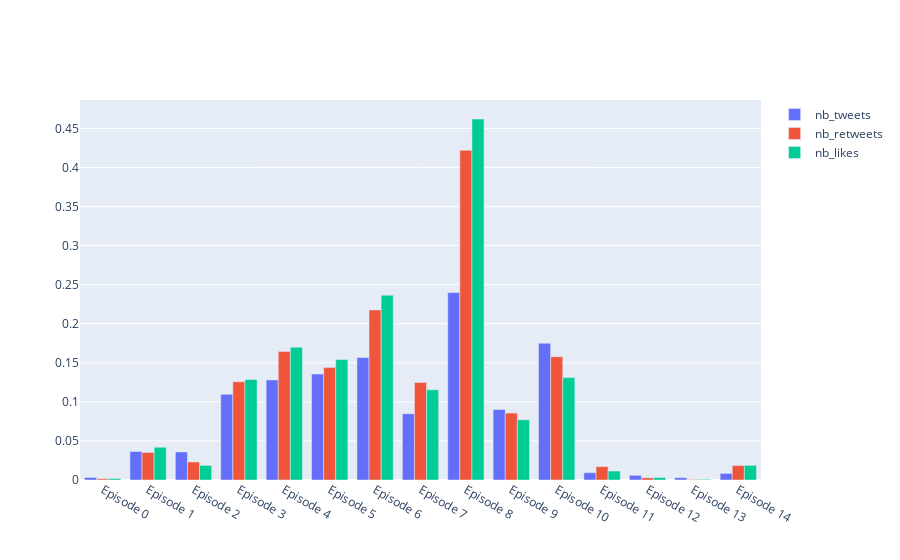

Write notebook code for a chart like this one.
### Code cell
get_all_reactions('Coumba', 14, dfs)

### Figure 1 — Plotly figure (JSON) as saved in the notebook; plotly's stock layout.template omitted (floating-point values rounded to 4 significant figures)
{"data": [{"name": "nb_tweets", "type": "bar", "x": ["Episode 0", "Episode 1", "Episode 2", "Episode 3", "Episode 4", "Episode 5", "Episode 6", "Episode 7", "Episode 8", "Episode 9", "Episode 10", "Episode 11", "Episode 12", "Episode 13", "Episode 14"], "y": [0.003264, 0.03652, 0.03589, 0.1097, 0.128, 0.1357, 0.1567, 0.08483, 0.2398, 0.09024, 0.1751, 0.009334, 0.005974, 0.003017, 0.008471]}, {"name": "nb_retweets", "type": "bar", "x": ["Episode 0", "Episode 1", "Episode 2", "Episode 3", "Episode 4", "Episode 5", "Episode 6", "Episode 7", "Episode 8", "Episode 9", "Episode 10", "Episode 11", "Episode 12", "Episode 13", "Episode 14"], "y": [0.001623, 0.03524, 0.02312, 0.1257, 0.1646, 0.1439, 0.2176, 0.1248, 0.4219, 0.08559, 0.1578, 0.01717, 0.002768, 0.0006795, 0.01852]}, {"name": "nb_likes", "type": "bar", "x": ["Episode 0", "Episode 1", "Episode 2", "Episode 3", "Episode 4", "Episode 5", "Episode 6", "Episode 7", "Episode 8", "Episode 9", "Episode 10", "Episode 11", "Episode 12", "Episode 13", "Episode 14"], "y": [0.001876, 0.04195, 0.01866, 0.1287, 0.17, 0.1543, 0.2366, 0.1155, 0.462, 0.07701, 0.1311, 0.01147, 0.003198, 0.0008531, 0.01868]}], "layout": {"autosize": true, "barmode": "group", "xaxis": {"autorange": true, "range": [-0.5, 14.5], "type": "category"}, "yaxis": {"autorange": true, "range": [0, 0.4863], "type": "linear"}}}
